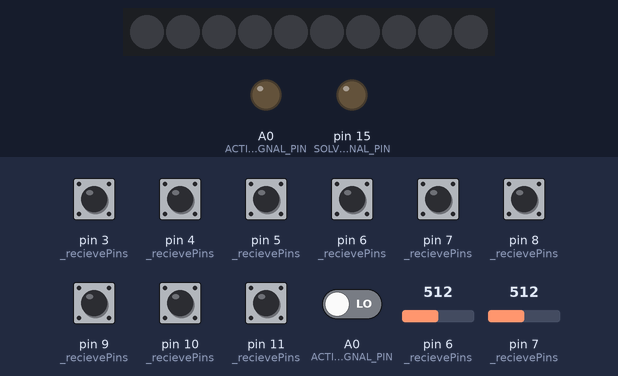
This sketch was run on a simulated Arduino Uno, built with avr-gcc and run on an emulated ATmega328P. Shown: 10 RGB LEDs in strip order, left to right, output pins drawn as LEDs (lit = HIGH). Dashed ring = blinking. Inputs (shaded band) come from the test bench; at power-on: pin 3 (_recievePins), pin 4 (_recievePins), pin 5 (_recievePins), pin 6 (_recievePins), pin 7 (_recievePins), pin 8 (_recievePins), pin 9 (_recievePins), pin 10 (_recievePins), pin 11 (_recievePins) HIGH, A0 (ACTIVATE_SIGNAL_PIN) LOW, pin 6 (_recievePins) = 512, pin 7 (_recievePins) = 512. Dim RGB values are drawn brighter than linear; what the sketch prints to the serial monitor is not drawn.

Above: at 1.2 s.
1.3 s: A0 (ACTIVATE_SIGNAL_PIN) driven HIGH
3.1 s: pin 3 (_recievePins) pulled LOW for 0.15 s
At 4.0 s:
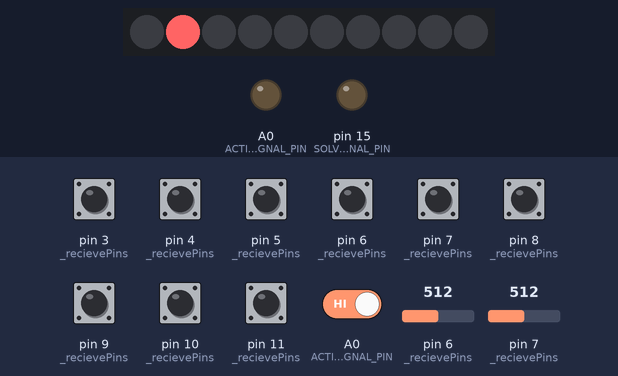
4.8 s: pin 9 (_recievePins) pulled LOW for 0.15 s
At 5.7 s:
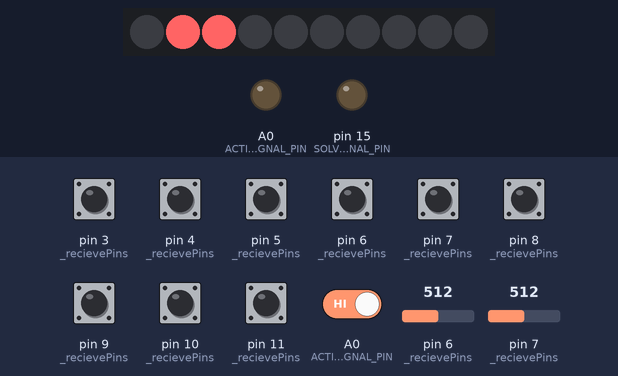
6.5 s: pin 4 (_recievePins) pulled LOW for 0.15 s
At 7.5 s:
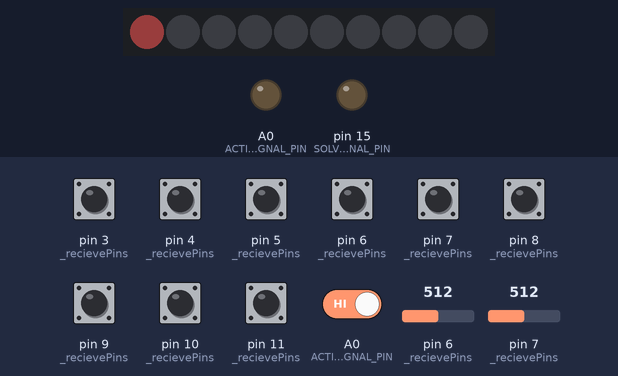
8.1 s: pin 5 (_recievePins) pulled LOW for 0.15 s
At 9.3 s:
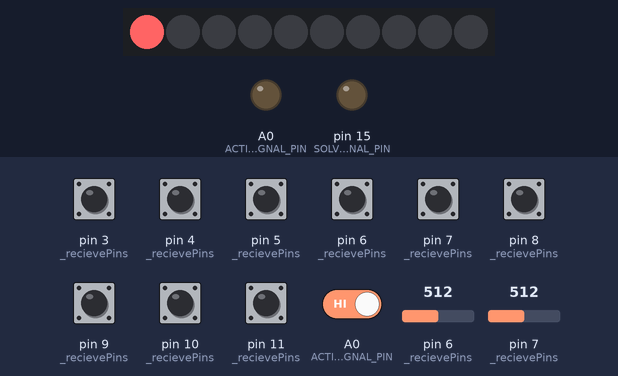
9.7 s: pin 3 (_recievePins) pulled LOW for 1 s
At 9.95 s:
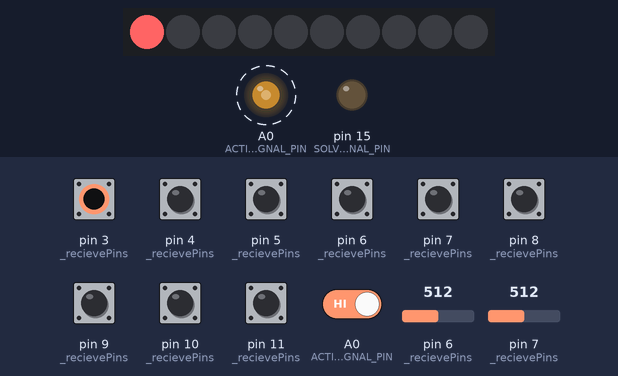
Timing chart, 0 to 12.7 s (numbered marks = the images above; inputs shaded):
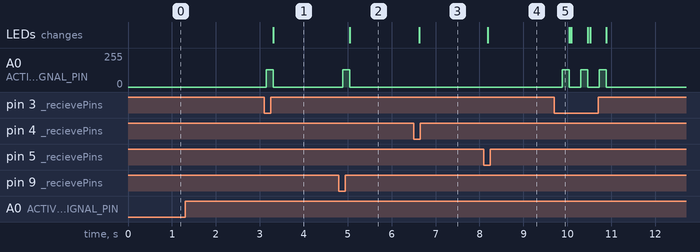

Measured:
- after the input at 1.3 s, every drawn part: stays the same
- after the input at 3.1 s, A0 (ACTIVATE_SIGNAL_PIN): 0/255 → 130/255 after 0.05 s, → 0/255 0.16 s later; the LEDs: change after 0.21 s (image 1)
- after the input at 4.8 s, A0 (ACTIVATE_SIGNAL_PIN): 0/255 → 130/255 after 0.09 s, → 0/255 0.16 s later; the LEDs: change after 0.25 s (image 2)
- after the input at 6.5 s, the LEDs: change after 0.13 s (image 3)
- after the input at 8.1 s, the LEDs: change after 0.09 s (image 4)
- after the input at 9.7 s, A0 (ACTIVATE_SIGNAL_PIN): alternates 130/255 for 0.16 s and 0/255 for 0.26 s, 6 changes in all, then stays 0/255, starting after 0.18 s

The sketch:

MemoryPuzzle.ino
```cpp
#include <FastLED.h>
#include <CapacitiveSensor.h>

#define SEND_PIN 12
#define LED_DATA_PIN 13
#define ACTIVATE_SIGNAL_PIN 14
#define SOLVED_SIGNAL_PIN 15

#define READ_TIME 30
#define NUM_LEDS 10
#define SOUND_FREQ 1014
#define TOUCH_THRESHOLD 100
#define TOUCH_SENSORS 10

bool PUZZLE_STATE = 0;
int _recievePins[TOUCH_SENSORS] = {2, 3, 4, 5, 6, 7, 8, 9, 10, 11};
int _ledOrder[TOUCH_SENSORS] = {0, 1, 2, 3, 4, 5, 6, 7, 8, 9};
int _complexity = 10;

CapacitiveSensor _sensors[TOUCH_SENSORS] = {
    CapacitiveSensor(SEND_PIN, 2),
    CapacitiveSensor(SEND_PIN, 3),
    CapacitiveSensor(SEND_PIN, 4),
    CapacitiveSensor(SEND_PIN, 5),
    CapacitiveSensor(SEND_PIN, 6),
    CapacitiveSensor(SEND_PIN, 7),
    CapacitiveSensor(SEND_PIN, 8),
    CapacitiveSensor(SEND_PIN, 9),
    CapacitiveSensor(SEND_PIN, 10),
    CapacitiveSensor(SEND_PIN, 11)};

int _progressMarker = 0;
long start = millis();
bool firstPress = false;

CRGB leds[NUM_LEDS];
int touchSequence[TOUCH_SENSORS] = {2, 5, 1, 3, 8, 7, 4, 9, 6, 10};
bool touchResults[TOUCH_SENSORS];

void setup()
{
  // put your setup code here, to run once:
  Serial.begin(9600);

  FastLED.addLeds<NEOPIXEL, LED_DATA_PIN>(leds, NUM_LEDS);
  //_sensors[p].et_CS_Timeout_Millis(100);

  //SetUP Sequince  #
  pinMode(SOLVED_SIGNAL_PIN, OUTPUT);
  pinMode(ACTIVATE_SIGNAL_PIN, INPUT);

  digitalWrite(SOLVED_SIGNAL_PIN, LOW);
}

void loop()
{
  if (PUZZLE_STATE == 2)
  {
    delay(1000);
  }
  else if (PUZZLE_STATE == 0)
  {
    if (digitalRead(ACTIVATE_SIGNAL_PIN) == HIGH)
      PUZZLE_STATE = 1;
    else
      delay(100);
  }
  else
  {
    for (int p = _progressMarker; p < TOUCH_SENSORS; p++)
    {
      int _result = _sensors[touchSequence[p]].capacitiveSensor(READ_TIME);
      if (_result > TOUCH_THRESHOLD)
      {
        checkOrder(p);
        updateLEDs();
      }

      Serial.print(millis() - start); // check on performance in milliseconds
      Serial.print(" - Value ");      // tab character for debug window spacing
      Serial.print(_result);          // print sensor output 1
      Serial.print("\t");
    }
  }
}

void playMusic()
{
  for (int i = 0; i <= 80; i++)
  {
    analogWrite(A0, 200);
    delayMicroseconds(SOUND_FREQ);
    analogWrite(A0, 0);
    delayMicroseconds(SOUND_FREQ);
  }
}

void checkOrder(int pin)
{
  if (!firstPress && touchSequence[0] == pin)
  {
    firstPress = true;
    start = millis();
  }
  if (touchSequence[_progressMarker] == pin)
  {
    _progressMarker++;
    playMusic();
  }
  else
  {
    _progressMarker = 0;
  }

  if (_progressMarker >= _complexity)
  {
    PUZZLE_STATE = 2;
  }

  _complexity = (int)10 - (millis() - start) / 1000 / 300;
}

void updateLEDs()
{

  for (int p = 1; p < NUM_LEDS; p++)
  {
    if (p <= _progressMarker)
      leds[_ledOrder[p]] = CRGB(255, 100, 100);
    else
      leds[_ledOrder[p]] = CRGB(0, 0, 0);
  }

  if (_progressMarker == 0)
  {
    if (((start - millis()) / 1000 % 2) == 0)
      leds[0] = CRGB(255, 100, 100);
    else
      leds[0] = CRGB(25, 10, 10);
  }

  if (PUZZLE_STATE == 2)
    digitalWrite(SOLVED_SIGNAL_PIN, HIGH);

  FastLED.show();
}
```
